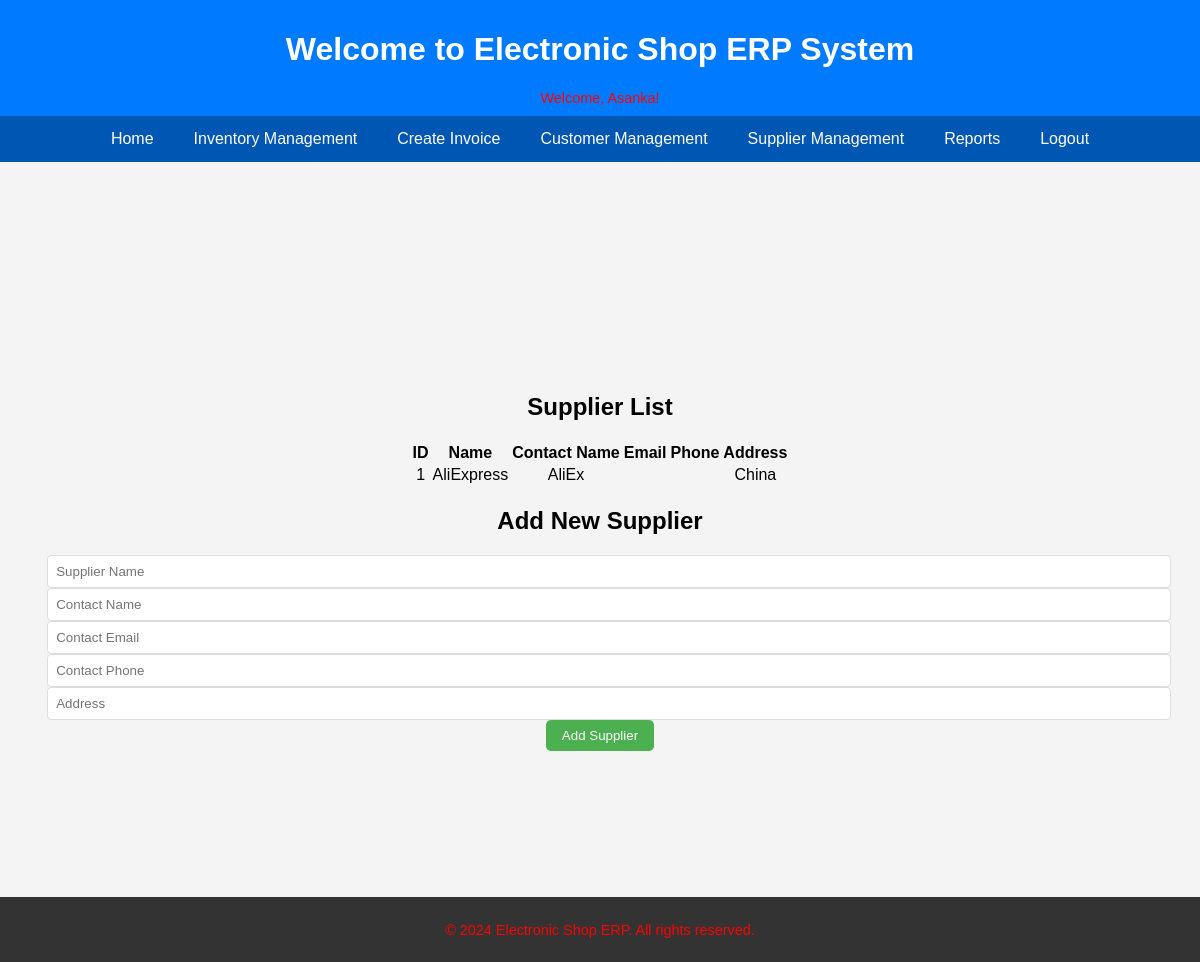
The app's page /supplier_management.php (signed in) with its own data.
### tables this page shows
CREATE TABLE IF NOT EXISTS `suppliers` (
  `supplier_id` int NOT NULL AUTO_INCREMENT,
  `name` varchar(50) NOT NULL,
  `contact_name` varchar(25) DEFAULT NULL,
  `contact_email` varchar(30) DEFAULT NULL,
  `contact_phone` varchar(12) DEFAULT NULL,
  `address` varchar(100) DEFAULT NULL,
  PRIMARY KEY (`supplier_id`)
);

### supplier_management.php (the view, shortened to what this page needs)
<?php
$host = 'localhost';
$username = 'root';
$password = '123';
$database = 'ElectronicsShop';
$conn = new mysqli($host, $username, $password, $database);
$sql = "SELECT * FROM suppliers";
$result = $conn->query($sql);
?>
<!DOCTYPE html>
<html lang="en">
<head>
    <link rel="stylesheet" href="styles.css">
</head>
<body>
    <header>
        <h1>Welcome to Electronic Shop ERP System</h1>
        <p>Welcome, <?php echo htmlspecialchars($_SESSION['username']); ?>!</p>
    </header>
    <nav>
        <ul>
            <li><a href="index.php">Home</a></li>
            <li><a href="manage_stock.php">Inventory Management</a></li>
            <li><a href="create_invoice.php">Create Invoice</a></li>
            <li><a href="customer_management.php">Customer Management</a></li>
            <li><a href="supplier_management.php">Supplier Management</a></li>
            <li><a href="reports.php">Reports</a></li>
            <li><a href="logout.php">Logout</a></li>
        </ul>
    </nav>
    <div class="content">
        <h2>Supplier List</h2>
        <table>
            <thead>
                <tr>
                    <th>ID</th>
                    <th>Name</th>
                    <th>Contact Name</th>
                    <th>Email</th>
                    <th>Phone</th>
                    <th>Address</th>
                </tr>
            </thead>
            <tbody>
                <?php
                while ($row = $result->fetch_assoc()) {
                    echo "<tr>
                            <td>{$row['supplier_id']}</td>
                            <td>{$row['name']}</td>
                            <td>{$row['contact_name']}</td>
                            <td>{$row['contact_email']}</td>
                            <td>{$row['contact_phone']}</td>
                            <td>{$row['address']}</td>
                          </tr>";
                }
                ?>
            </tbody>
        </table>
        <h2>Add New Supplier</h2>
        <form method="POST" action="supplier_management.php">
            <input type="text" name="name" placeholder="Supplier Name" required>
            <input type="text" name="contact_name" placeholder="Contact Name">
            <input type="email" name="contact_email" placeholder="Contact Email">
            <input type="text" name="contact_phone" placeholder="Contact Phone">
            <input type="text" name="address" placeholder="Address">
            <button type="submit" name="add_supplier">Add Supplier</button>
        </form>
    </div>
    <footer>
        <p>© 2024 Electronic Shop ERP. All rights reserved.</p>
    </footer>
</body>
</html>

### styles.css (style rules this page uses)
body { margin: 0; padding: 0; font-family: Arial, sans-serif; background-color: #76c4f4; font-family: Arial, sans-serif; background-color: #f4f4f4; margin: 0; padding: 0; }
header { background-color: #007BFF; color: white; padding: 10px 20px; text-align: center; }
header p { margin: 5px 0 0; }
nav { background-color: #0056b3; overflow: hidden; }
nav ul { list-style-type: none; padding: 0; margin: 0; display: flex; justify-content: center; }
nav ul li { float: left; }
nav ul li a { display: block; color: white; text-align: center; padding: 14px 20px; text-decoration: none; }
footer { background-color: #333; color: white; text-align: center; position: fixed; bottom: 0; width: 100%; padding: 10px 0; }
button { padding: 8px 16px; background-color: #4CAF50; color: white; border: none; cursor: pointer; border-radius: 5px; }
input[type="text"], input[type="password"], input[type="email"], input[type="submit"] { width: 100%; padding: 8px; border: 1px solid #ddd; border-radius: 4px; }
p { color: red; font-size: 0.9em; }
.content { display: flex; flex-direction: column; align-items: center; justify-content: center; height: 100vh; text-align: center; }
a { color: #0056b3; text-decoration: none; }

### records on screen
suppliers: supplier_id "1", name "AliExpress", contact_name "AliEx", address "China"

### other values on screen
$_SESSION['username'] "Asanka"
